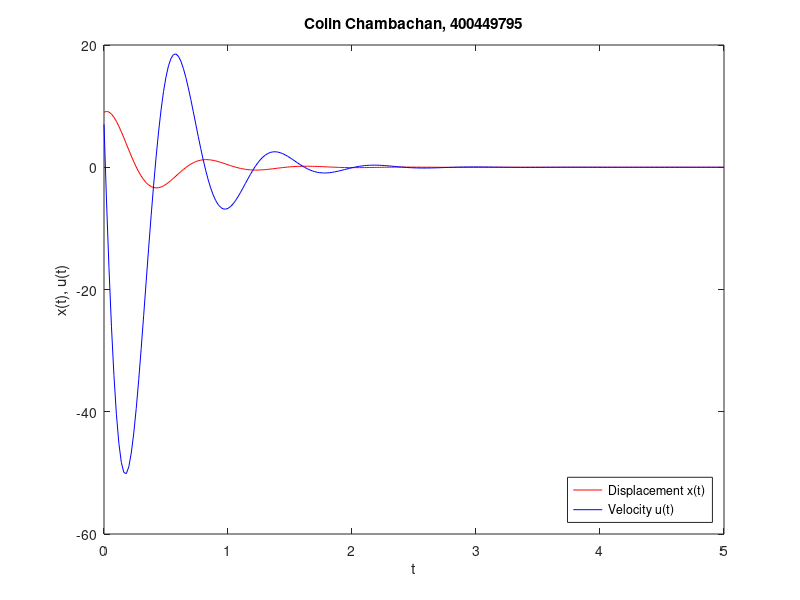

Write the MATLAB code that produced this figure.
%% Question 2
%{
  script uses Euler's method to approximate a second-order ordinary differential equation with a given step size 'h' and total time 't'. 
  It calculates and plots the displacement 'x(t)' and velocity 'u(t)' over time 't'
%}

% Constants
h = 0.02;
t = 5;

lambda = 3;
omega = 8;

N = round(t/h);


% independent variable
t = zeros(1,N+1);
% dependent variables x(t) and u(t)
x = zeros(1,N+1);
u = zeros(1,N+1);

x(1) = 9;
u(1) = 7;

for n = 1:N
  t(n+1) = t(n) + h;
  x(n+1) = x(n)+ h*(u(n));
  u(n+1) = u(n) + h*(-2*lambda*u(n)- (omega^2)*(x(n)));
end


plot(t,x,'r',t,u,'b');
title('Colin Chambachan, 400449795');
legend('Displacement x(t) ','Velocity u(t)','Location','SouthEast');
xlabel('t'); ylabel('x(t), u(t)');